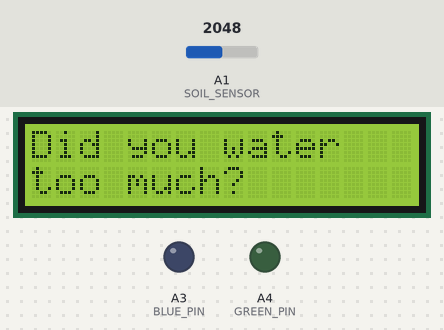
Bench run of a sketch on a simulated Particle Photon. On the bench: 16×2 character LCD, output pins drawn as LEDs (lit = HIGH). The test bench sets the inputs (shaded band); at power-on: A1 (SOIL_SENSOR) = 2048.

Above: at 13.1 s.
13.2 s: A1 (SOIL_SENSOR) set to 2299
At 17.2 s:
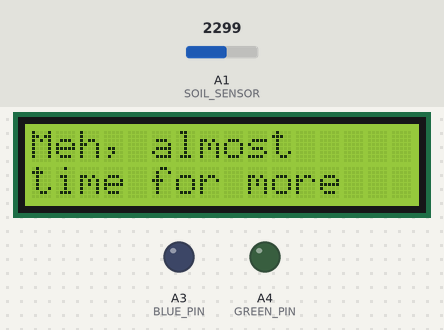
25.3 s: A1 (SOIL_SENSOR) set to 2190
At 34.5 s:
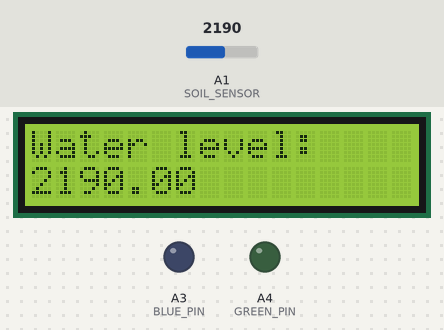
35.4 s: A1 (SOIL_SENSOR) set to 2047
At 47.0 s:
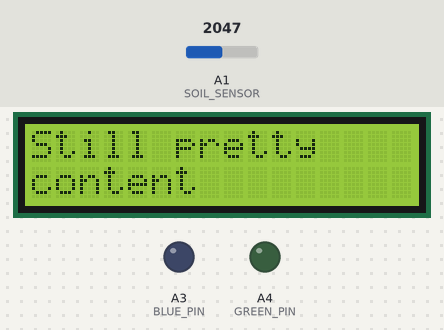
49.0 s: A1 (SOIL_SENSOR) set to 1228
At 59.3 s:
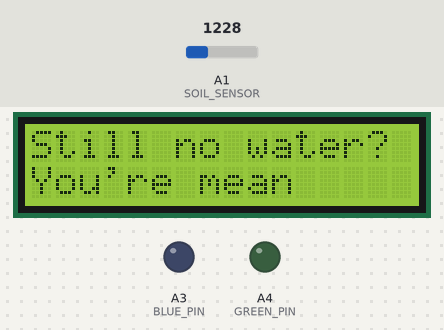
62.6 s: A1 (SOIL_SENSOR) set to 491
At 72.9 s:
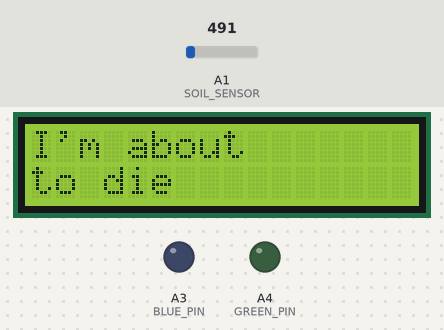
Timing chart, 0 to 77.2 s (numbered marks = the images above; inputs shaded):
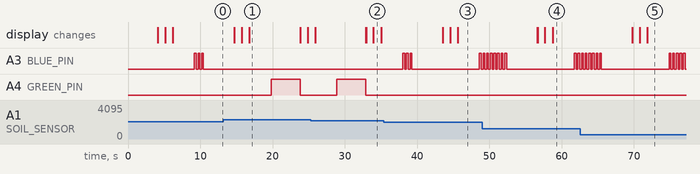

Measured:
- the behaviour switches between 2253 and 2252 on A1 (SOIL_SENSOR) (found by bisection; images 1 and 2)
- after the input at 13.2 s, A3 (BLUE_PIN): stops changing and stays LOW; A4 (GREEN_PIN): LOW → HIGH after 6.6 s, → LOW 4.0 s later
- what the display in image 1 shows lasts 7.0 s, from 16.8 s to 23.8 s
- what the display in image 2 shows lasts 1.0 s, from 34.0 s to 35.0 s

The sketch:

main.ino
```cpp
//DFRobot.com
//Compatible with the Arduino IDE 1.0
//Library version:1.1


#include <Wire.h>
#include <LiquidCrystal_I2C.h>

#define BLUE_PIN A3
#define GREEN_PIN A4
#define SOIL_SENSOR A1

//#define RESOLUTION 1024 //Use for 10 bit resolution ADC (Arduino)
#define RESOLUTION 4096 //Use for 12 bit resolution ADC (Particle Photon)

#define DEBUG_VALS //Comment if you don't want values published to the Particle Cloud

LiquidCrystal_I2C lcd(0x20,16,2);  // set the LCD address to 0x20(Cooperate with 3 short circuit caps) for a 16 chars and 2 line display
int level;

/*byte one_bar[8] = {
    B00000,
    B00000,
    B00000,
    B00000,
    B00000,
    B00000,
    B00000,
    B11111
};

byte two_bar[8] = {
    B00000,
    B00000,
    B00000,
    B00000,
    B00000,
    B00000,
    B11111,
    B11111
};

byte three_bar[8] = {
    B00000,
    B00000,
    B00000,
    B00000,
    B00000,
    B11111,
    B11111,
    B11111
};

byte four_bar[8] = {
    B00000,
    B00000,
    B00000,
    B00000,
    B11111,
    B11111,
    B11111,
    B11111
};

byte five_bar[8] = {
    B00000,
    B00000,
    B00000,
    B11111,
    B11111,
    B11111,
    B11111,
    B11111
};

byte six_bar[8] = {
    B00000,
    B00000,
    B11111,
    B11111,
    B11111,
    B11111,
    B11111,
    B11111,
};

byte seven_bar[8] = {
    B00000,
    B11111,
    B11111,
    B11111,
    B11111,
    B11111,
    B11111,
    B11111
};

byte eight_bar[8] = {
    B11111,
    B11111,
    B11111,
    B11111,
    B11111,
    B11111,
    B11111,
    B11111
}; */

bool is_spam = false;

void debug_values(int raw_value){
    Particle.publish("soil_values_raw", String(raw_value));
}

void setup(){

   /*lcd.createChar(0, one_bar);
   lcd.createChar(1, two_bar);
   lcd.createChar(2, three_bar);
   lcd.createChar(3, four_bar);
   lcd.createChar(4, five_bar);
   lcd.createChar(5, six_bar);
   lcd.createChar(6, seven_bar);
   lcd.createChar(7, eight_bar);*/

  pinMode(BLUE_PIN, OUTPUT);
  pinMode(GREEN_PIN, OUTPUT);
  pinMode(SOIL_SENSOR, INPUT);
  lcd.init();                      // initialize the lcd
  lcd.backlight();

  lcd_clear();

  lcd.setCursor(0, 0);
  lcd.print("Plant hydration");
  lcd.setCursor(0, 1);
  lcd.print("monitor");
  delay(4000);
}

void loop(){

  int reading2 = take_reading();

  float reading = reading2;

  lcd.print("Water level:");
  lcd.setCursor(0,1);
  lcd.print(reading);
  delay(1000);

  #ifdef DEBUG_VALS
  debug_values(reading);
  #endif

  Particle.publish("level", String(reading));

  if(reading >= .95*RESOLUTION){
      lcd_clear();
      lcd.print("Did you water");
      lcd.setCursor(0,1);
      lcd.print("too much?");
      level = 16;
  }
  else if(reading >= .85*RESOLUTION){
      lcd_clear();
      lcd.print("That's plenty");
      level = 14;
  }
  else if(reading >= .78*RESOLUTION){
      lcd_clear();
      lcd.print("Thanks for all");
      lcd.setCursor(0,1);
      lcd.print("of that water");
      level = 13;
  }
  else if(reading >= .70*RESOLUTION){
      lcd_clear();
      lcd.print("Woah, that's");
      lcd.setCursor(0,1);
      lcd.print("a good drink");
      level = 12;
  }
  else if(reading >= .65*RESOLUTION){
      lcd_clear();
      lcd.print("That makes me");
      lcd.setCursor(0,1);
      lcd.print("very happy");
      level = 11;
  }
  else if(reading >= .60*RESOLUTION){
      lcd_clear();
      lcd.print("I love you");
      lcd.setCursor(0,1);
      lcd.print("more now");
      level = 10;
  }
  else if(reading >= .55*RESOLUTION){
      lcd_clear();
      lcd.print("Meh, almost");
      lcd.setCursor(0,1);
      lcd.print("time for more");
      level = 9;
  }
  else if(reading >= .50*RESOLUTION){
      lcd_clear();
      lcd.print("Did you water");
      lcd.setCursor(0,1);
      lcd.print("too much?");
      level = 8;
  }
  else if(reading >= .45*RESOLUTION){
      lcd_clear();
      lcd.print("Still pretty");
      lcd.setCursor(0,1);
      lcd.print("content");
      level = 7;
  }
  else if(reading >= .40*RESOLUTION){
      lcd_clear();
      lcd.print("Get ready for");
      lcd.setCursor(0,1);
      lcd.print("some watering!");
      level = 6;
  }
  else if(reading >= .35*RESOLUTION){
      lcd_clear();
      lcd.print("I'm still");
      lcd.setCursor(0,1);
      lcd.print("waiting");
      level = 5;
  }
  else if(reading >= .30*RESOLUTION){
      lcd_clear();
      lcd.print("OK, water me");
      lcd.setCursor(0,1);
      lcd.print("I'm very thirsty");
      level = 4;
  }
  else if(reading >= .22*RESOLUTION){
      lcd_clear();
      lcd.print("Still no water?");
      lcd.setCursor(0,1);
      lcd.print("You're mean");
      level = 3;
  }
  else if(reading >= .15*RESOLUTION){
      lcd_clear();
      lcd.print("Water please");
      lcd.setCursor(0,1);
      lcd.print("it's dry here!");
      level = 2;
  }
  else if(reading >= .08*RESOLUTION){
      lcd_clear();
      lcd.print("I'm about");
      lcd.setCursor(0,1);
      lcd.print("to die");
      level = 1;
  }
  else if(reading >= .04*RESOLUTION){
      lcd_clear();
      lcd.print("Blahhh :(");
      lcd.setCursor(0,1);
      lcd.print("you killed me");
      level = 0;
  }
  delay(3000);
  eval_level();
  delay(4000);
  lcd_clear();
  no_green();

}

void eval_level(){
    if(level>8){
        solid_green();
    }
    else if(level<8 && level != 0){
        blink_blue(8, 250);
        if(is_spam==false){
        Particle.publish("dry", "True");
        }
        is_spam = true;
    }
    else if(level==8){
        blink_blue(3, 250);
    }
    else if(level==0){
        blink_blue(10, 250);
    }
}

int take_reading(){
    lcd_clear();
    lcd.print("Taking reading");
    int amount = analogRead(SOIL_SENSOR);
    delay(1000);
    lcd_clear();
    return amount;
}

void blink_blue(int number_of_loops, int duration){
    for(int i=0; i< number_of_loops; i++){
        digitalWrite(BLUE_PIN, 1);
        delay(duration);
        digitalWrite(BLUE_PIN, 0);
        delay(duration);
    }
}

void solid_green(){
    digitalWrite(GREEN_PIN, 1);
}

void no_green(){
    digitalWrite(GREEN_PIN, 0);
}

void lcd_clear(){
    lcd.clear();
    lcd.setCursor(0,0);
}
```
